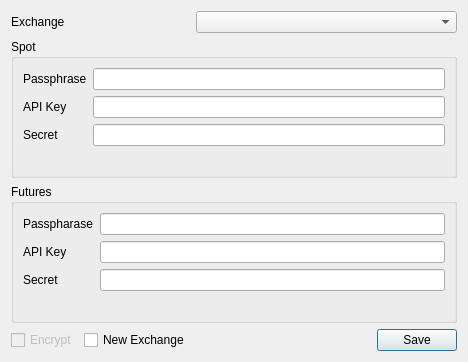
<?xml version="1.0" encoding="UTF-8"?>
<ui version="4.0">
 <class>SettingsDialog</class>
 <widget class="QDialog" name="SettingsDialog">
  <property name="geometry">
   <rect>
    <x>0</x>
    <y>0</y>
    <width>468</width>
    <height>362</height>
   </rect>
  </property>
  <property name="windowTitle">
   <string>Settings</string>
  </property>
  <layout class="QGridLayout" name="gridLayout">
   <item row="3" column="4">
    <widget class="QPushButton" name="saveButton">
     <property name="text">
      <string>Save</string>
     </property>
    </widget>
   </item>
   <item row="2" column="0" colspan="5">
    <widget class="QGroupBox" name="groupBox">
     <property name="title">
      <string>Futures</string>
     </property>
     <layout class="QFormLayout" name="formLayout_2">
      <item row="0" column="0">
       <widget class="QLabel" name="label_2">
        <property name="text">
         <string>Passpharase</string>
        </property>
       </widget>
      </item>
      <item row="0" column="1">
       <widget class="QLineEdit" name="futuresPassphraseLine"/>
      </item>
      <item row="1" column="0">
       <widget class="QLabel" name="label_3">
        <property name="text">
         <string>API Key</string>
        </property>
       </widget>
      </item>
      <item row="1" column="1">
       <widget class="QLineEdit" name="futuresApiKeyLine"/>
      </item>
      <item row="2" column="0">
       <widget class="QLabel" name="label_4">
        <property name="text">
         <string>Secret</string>
        </property>
       </widget>
      </item>
      <item row="2" column="1">
       <widget class="QLineEdit" name="futuresSecretLine"/>
      </item>
     </layout>
    </widget>
   </item>
   <item row="3" column="2" colspan="2">
    <spacer name="horizontalSpacer">
     <property name="orientation">
      <enum>Qt::Horizontal</enum>
     </property>
     <property name="sizeHint" stdset="0">
      <size>
       <width>295</width>
       <height>20</height>
      </size>
     </property>
    </spacer>
   </item>
   <item row="3" column="0">
    <widget class="QCheckBox" name="encryptCheckbox">
     <property name="enabled">
      <bool>false</bool>
     </property>
     <property name="text">
      <string>Encrypt</string>
     </property>
    </widget>
   </item>
   <item row="0" column="2" colspan="3">
    <widget class="QComboBox" name="exchangeCombo"/>
   </item>
   <item row="1" column="0" colspan="5">
    <widget class="QGroupBox" name="groupBox_2">
     <property name="title">
      <string>Spot</string>
     </property>
     <layout class="QFormLayout" name="formLayout">
      <item row="0" column="0">
       <widget class="QLabel" name="label_5">
        <property name="text">
         <string>Passphrase</string>
        </property>
       </widget>
      </item>
      <item row="0" column="1">
       <widget class="QLineEdit" name="spotPassphraseLine"/>
      </item>
      <item row="1" column="0">
       <widget class="QLabel" name="label_6">
        <property name="text">
         <string>API Key</string>
        </property>
       </widget>
      </item>
      <item row="1" column="1">
       <widget class="QLineEdit" name="spotApiKeyLine"/>
      </item>
      <item row="2" column="0">
       <widget class="QLabel" name="label_7">
        <property name="text">
         <string>Secret</string>
        </property>
       </widget>
      </item>
      <item row="2" column="1">
       <widget class="QLineEdit" name="spotSecretLine"/>
      </item>
     </layout>
    </widget>
   </item>
   <item row="0" column="0">
    <widget class="QLabel" name="label">
     <property name="text">
      <string>Exchange</string>
     </property>
    </widget>
   </item>
   <item row="3" column="1">
    <widget class="QCheckBox" name="checkBox">
     <property name="text">
      <string>New Exchange</string>
     </property>
    </widget>
   </item>
  </layout>
 </widget>
 <resources/>
 <connections/>
</ui>
